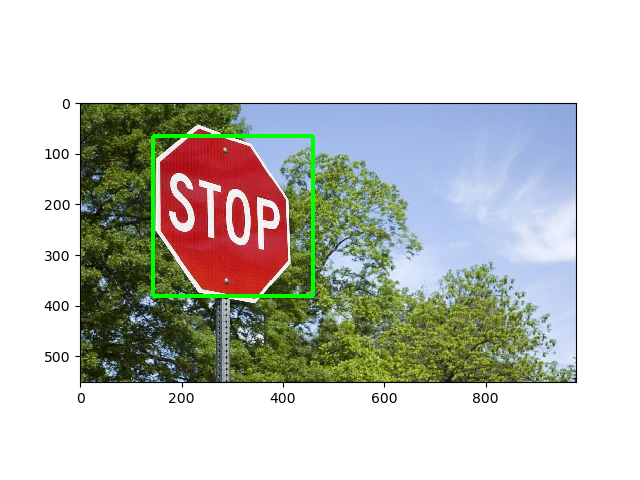
#> input picture testing.jpg, 640 x 480 px
$ python EXP31.py
#> lines starting #> are read from the running program, lines starting #| are printed output that depends on the picture; after the words box and inside, x2 and y2 are one past the last pixel; in counts of white or black regions, pixels touching at a corner belong together
import cv2

img = cv2.imread('testing.jpg', 0)
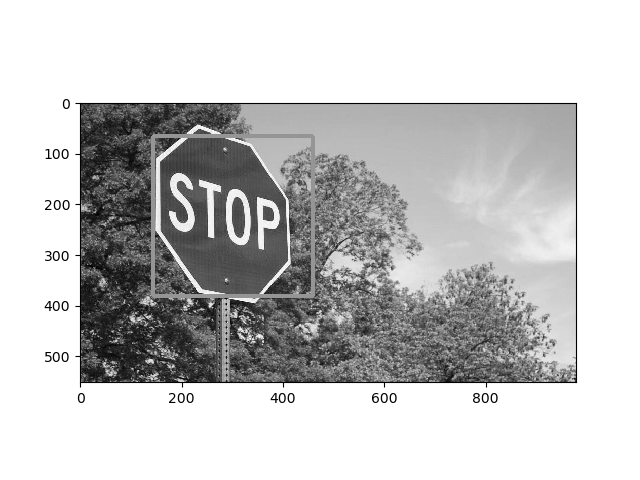
#> img: shape (480, 640); min 0, max 255, mean 197.9
_, thresh = cv2.threshold(img, 127, 255, cv2.THRESH_BINARY)
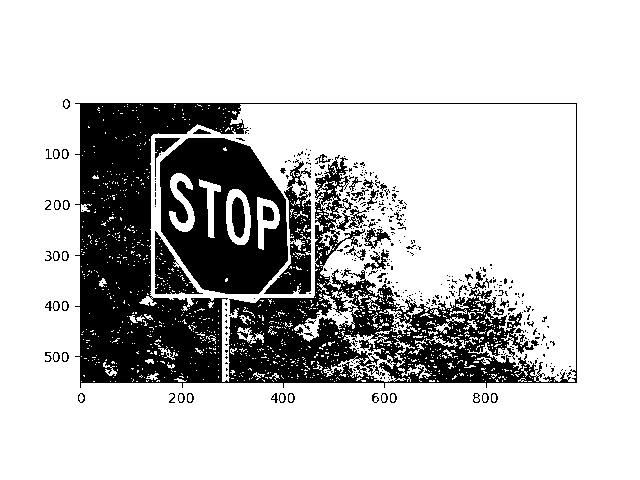
#> thresh: shape (480, 640); 77.4% white; 408 black regions (352 under 20 px), largest, box (x1, y1, x2, y2) and area: (75, 103, 577, 388) 48729, (160, 138, 288, 294) 12900, (264, 159, 311, 294) 2410

cv2.imshow("Segmented", thresh)
cv2.waitKey(0)
cv2.destroyAllWindows()

$ run again, with GROUP.jpg copied over testing.jpg
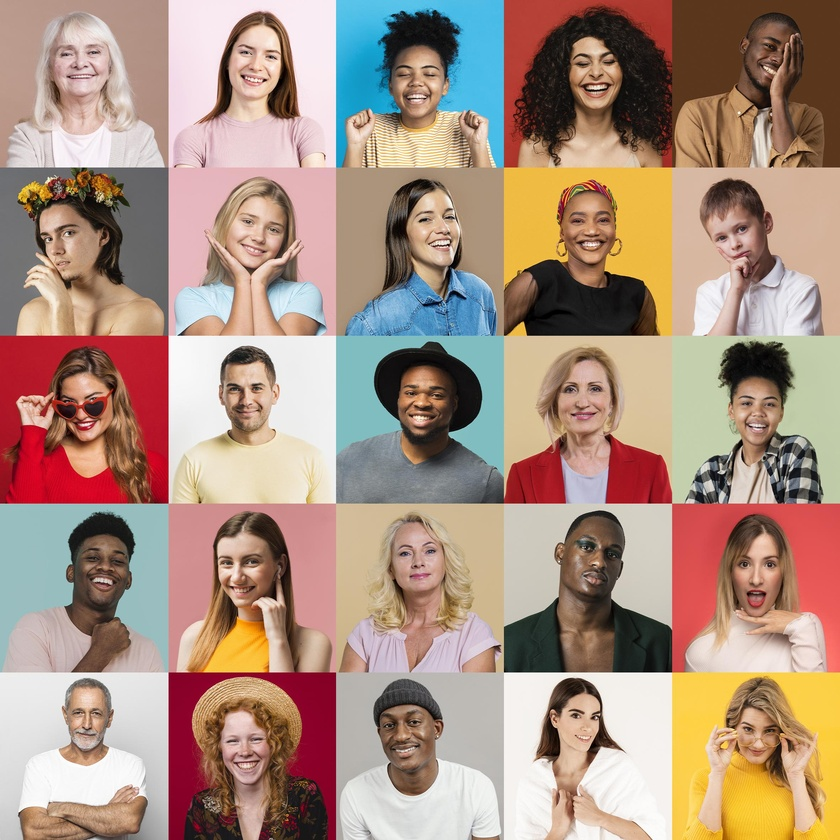
#> input picture GROUP.jpg, 840 x 840 px, shrunk from 2362 x 2362 before the run
#> `img = cv2.imread('testing.jpg', 0)`:
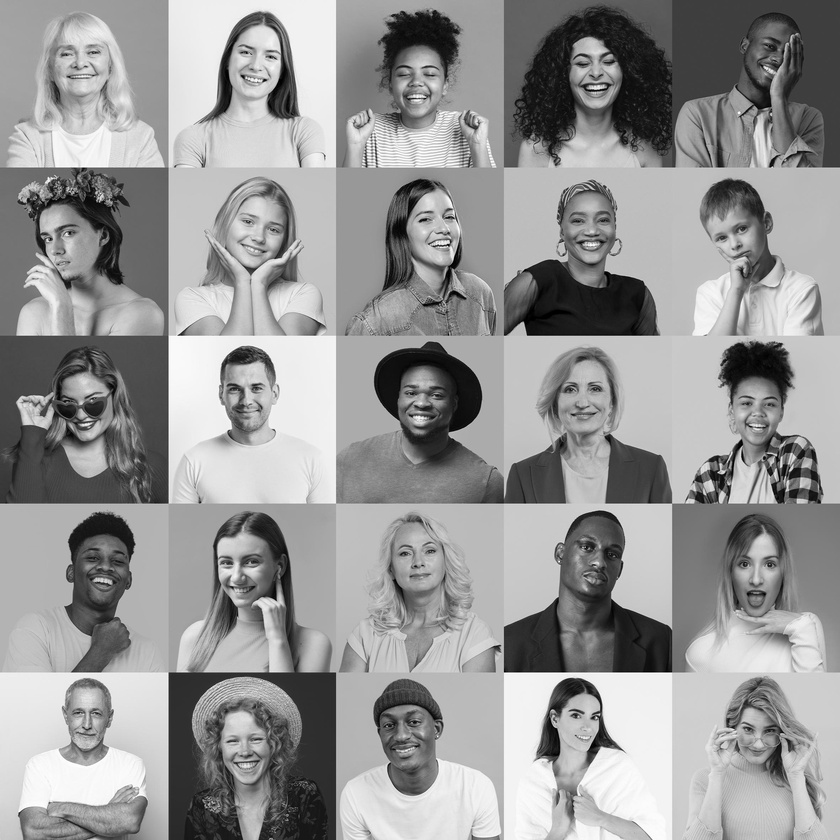
#> img: shape (840, 840); min 0, max 255, mean 150.6
#> `_, thresh = cv2.threshold(img, 127, 255, cv2.THRESH_BINARY)`:
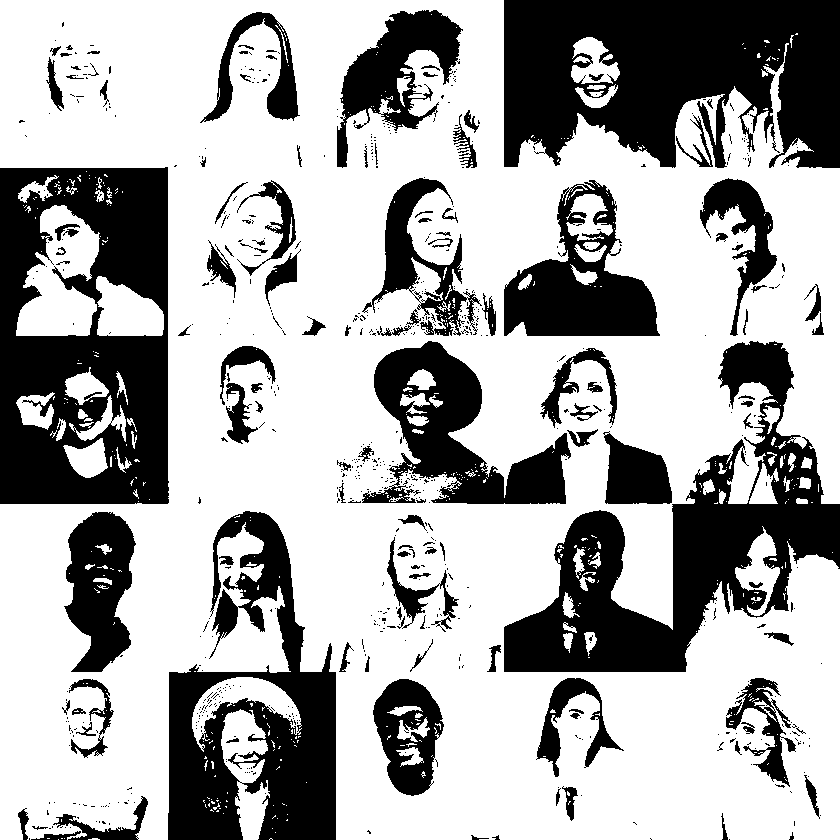
#> thresh: shape (840, 840); 66.6% white; 712 black regions (593 under 20 px), largest, box (x1, y1, x2, y2) and area: (504, 0, 840, 168) 44241, (0, 167, 169, 504) 41608, (504, 341, 840, 672) 36493
